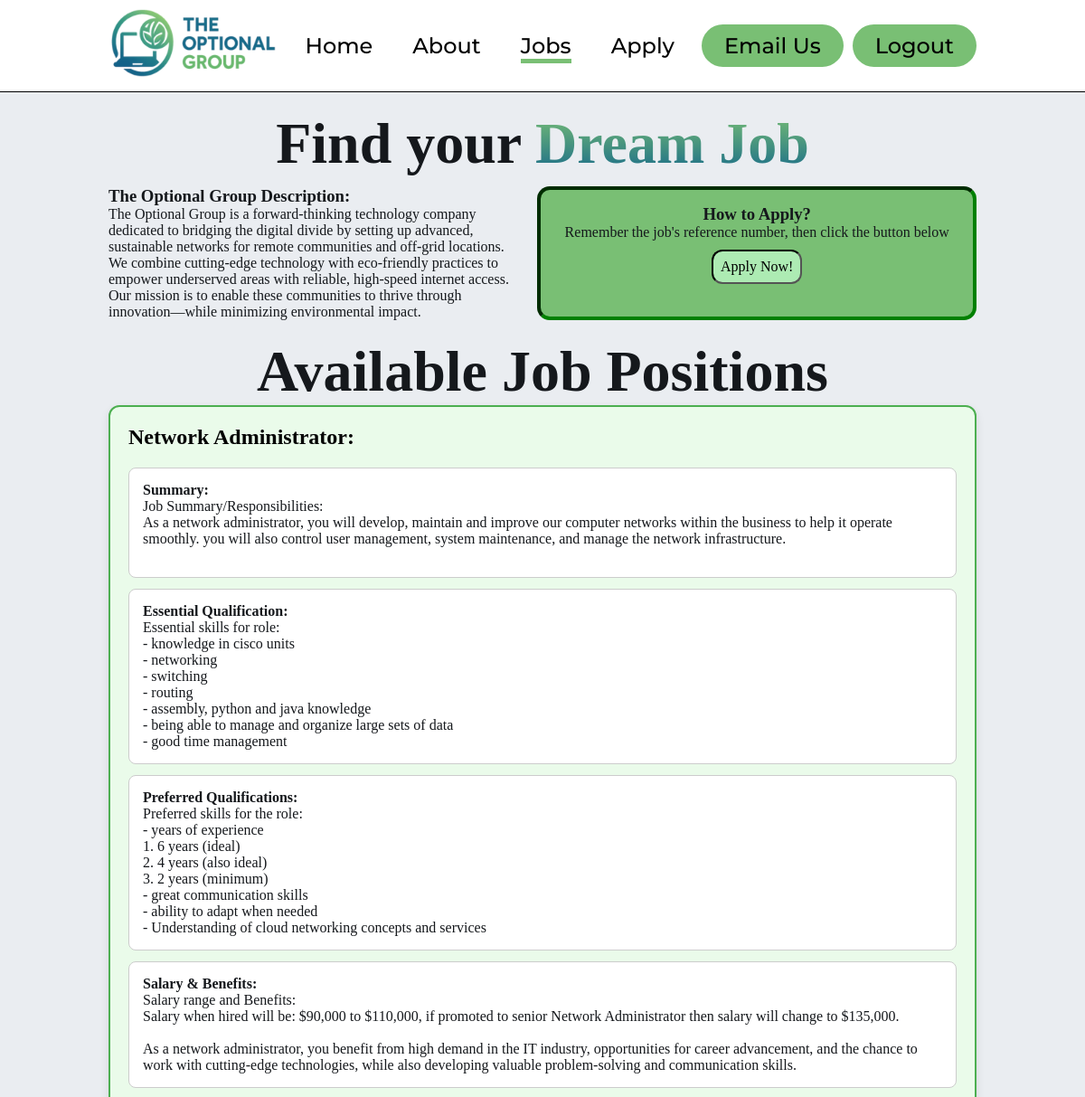
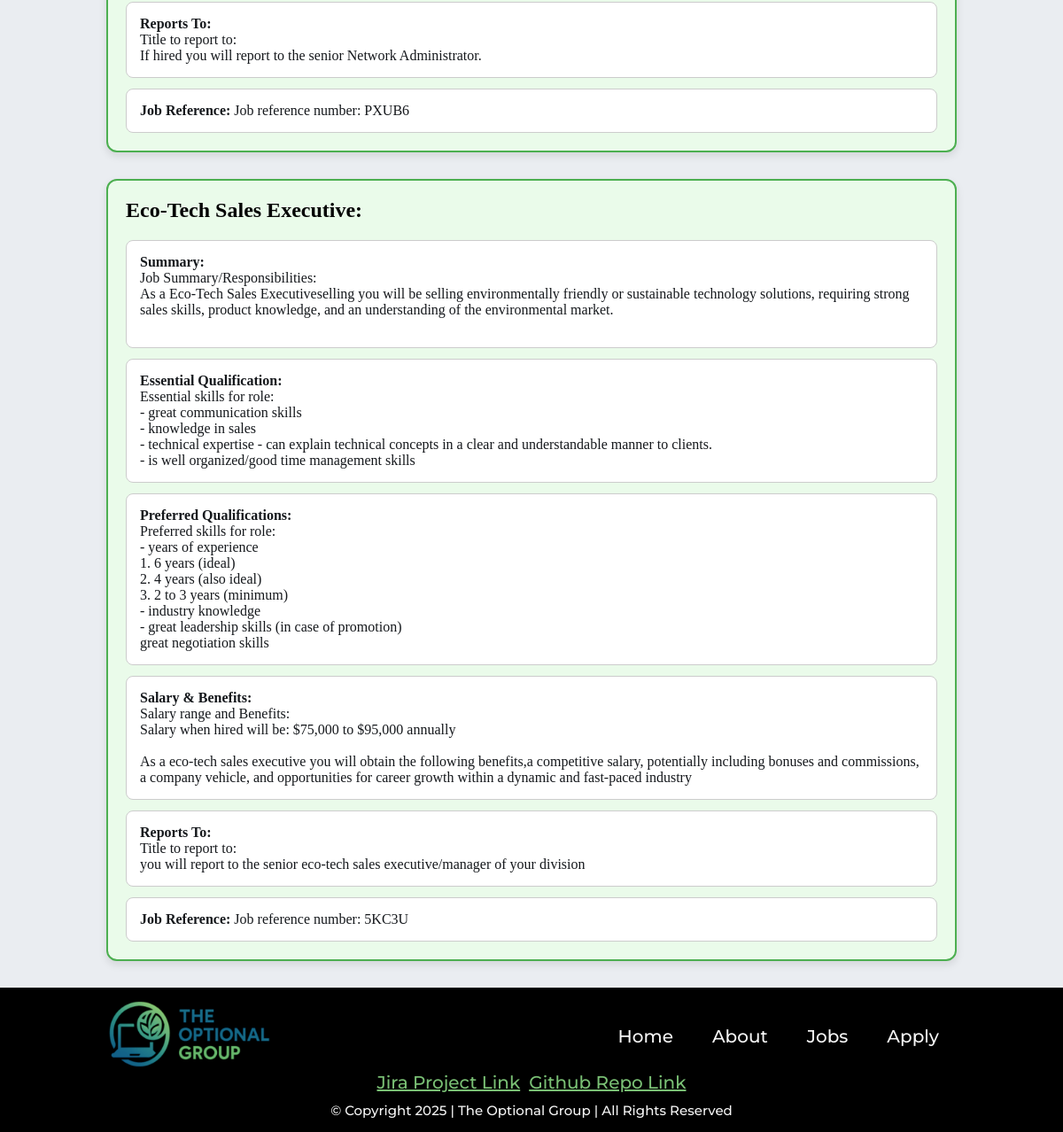
/jobs.php (signed in), run on the app's committed database (2 pictures, top to bottom).
### tables this page shows
CREATE TABLE `Jobs` (
  `Name of position` varchar(2000) NOT NULL,
  `Summary` varchar(2000) NOT NULL,
  `Essential Qualification` varchar(2000) NOT NULL,
  `Preferred Qualifications` varchar(2000) NOT NULL,
  `Salary range/benefit` varchar(2000) NOT NULL,
  `Title to report to` varchar(2000) NOT NULL,
  `Job reference number` varchar(2000) NOT NULL
);

### jobs.php (the view, shortened to what this page needs)
<?php
require_once 'settings.php';
$conn = new mysqli($host, $user, $pwd, $sql_db);
$sql = "SELECT * FROM Jobs";
$result = $conn->query($sql);
?>
<!DOCTYPE html>
<html lang="en">
<head>
    <link rel="stylesheet" href="styles/styles.css">
</head>
<body>
    <?php include('header.inc'); ?>
    <main id="jobs_main">
        <h1>Find your <span class="text_gradient">Dream Job</span></h1>
        <section>
            <div class="row">
                <div class="column">
                    <h3>The Optional Group Description:</h3>
                    <p>The Optional Group is a forward-thinking technology company dedicated to bridging the digital divide
                        by setting up advanced, sustainable networks for remote communities and off-grid locations. We
                        combine cutting-edge technology with eco-friendly practices to empower underserved areas with
                        reliable, high-speed internet access. Our mission is to enable these communities to thrive through
                        innovation—while minimizing environmental impact.</p>
                </div>
                <aside class="column green_section">
                    <h3>How to Apply?</h3>
                    <p>Remember the job's reference number, then click the button below</p>
                    <a href="apply.php" id="apply_button" class="button">Apply Now!</a>
                </aside>
            </div>
        </section>
        <section>
            <h1>Available Job Positions</h1>
            <?php
            if ($result->num_rows > 0) {
                while ($row = $result->fetch_assoc()) {
                    echo "<div style='border: 2px solid #4CAF50; background-color: #eafbea; padding: 20px; margin-bottom: 30px; border-radius: 12px; box-shadow: 0 4px 10px rgba(0, 0, 0, 0.1);'>";
                    echo "<h2 style='color:rgb(3, 3, 3); margin-bottom: 20px;'>" . htmlspecialchars($row['Name of position']) . "</h2>";
                    echo "<div style='background-color: #fff; border: 1px solid #ccc; padding: 15px; border-radius: 8px; margin-bottom: 12px;'>
                            <strong>Summary:</strong><br>" . nl2br(htmlspecialchars($row['Summary'])) . "
                          </div>";
                    echo "<div style='background-color: #fff; border: 1px solid #ccc; padding: 15px; border-radius: 8px; margin-bottom: 12px;'>
                            <strong>Essential Qualification:</strong><br>" . nl2br(htmlspecialchars($row['Essential Qualification'])) . "
                          </div>";
                    echo "<div style='background-color: #fff; border: 1px solid #ccc; padding: 15px; border-radius: 8px; margin-bottom: 12px;'>
                            <strong>Preferred Qualifications:</strong><br>" . nl2br(htmlspecialchars($row['Preferred Qualifications'])) . "
                          </div>";
                    echo "<div style='background-color: #fff; border: 1px solid #ccc; padding: 15px; border-radius: 8px; margin-bottom: 12px;'>
                            <strong>Salary & Benefits:</strong><br>" . nl2br(htmlspecialchars($row['Salary range/benefit'])) . "
                          </div>";
                    echo "<div style='background-color: #fff; border: 1px solid #ccc; padding: 15px; border-radius: 8px; margin-bottom: 12px;'>
                            <strong>Reports To:</strong><br>" . nl2br(htmlspecialchars($row['Title to report to'])) . "
                          </div>";
                    echo "<div style='background-color: #fff; border: 1px solid #ccc; padding: 15px; border-radius: 8px;'>
                            <strong>Job Reference:</strong> " . htmlspecialchars($row['Job reference number']) . "
                          </div>";
                    echo "</div>";
                }
            } else {
                echo "<p>No job listings found.</p>";
            }
            ?>
        </section>
    </main>
    <?php include('footer.inc'); ?>
</body>
</html>

### header.inc
 <?php $current_page = basename($_SERVER['PHP_SELF']); ?>
 <header>
    <a href="index.php"><img src="images/the_optional_group_logo.png" alt="The Optional Group Logo"
            class="logo"></a>
    <nav class="nav">
        <ul class="nav_links">
            <li><a href="index.php" <?php if ($current_page == 'index.php') echo 'class="active"'; ?>>Home</a></li>
            <li><a href="about.php" <?php if ($current_page == 'about.php') echo 'class="active"'; ?>>About</a></li>
            <li><a href="jobs.php" <?php if ($current_page == 'jobs.php') echo 'class="active"'; ?>>Jobs</a></li>
            <li><a href="apply.php" <?php if ($current_page == 'apply.php') echo 'class="active"'; ?>>Apply</a></li>
        </ul>
    </nav>
    <a id="cta" href="mailto:info@theoptionalgroup.com.au">Email Us</a>
    <a id = "logout" href="logout.php" style="text-decoration:none;">Logout</a>
</header>

### footer.inc
<footer>
    <div id="footer_nav">
        <a href="index.php"><img src="images/the_optional_group_logo.png" alt="The Optional Group Logo"
                class="logo"></a>
        <ul id="footer_links">
            <li><a href="index.php">Home</a></li>
            <li><a href="about.php">About</a></li>
            <li><a href="jobs.php">Jobs</a></li>
            <li><a href="apply.php">Apply</a></li>
        </ul>
    </div>
    <div id="footer_row">
        <a class="footer_link" href="https://nagooptional.atlassian.net/jira/software/projects/SCRUM/summary"
            target="_blank">Jira
            Project Link</a>
        <a class="footer_link" href="https://github.com/Optional-WebTechGroup/OptionalGroupProject01"
            target="_blank">Github Repo Link</a>
    </div>
    <p id="copyright">&copy; Copyright 2025 | The Optional Group | All Rights Reserved</p>
</footer>

### styles/styles.css (style rules this page uses)
:root { --hightlight_color: #79BF74; }
* { box-sizing: border-box; margin: 0; padding: 0; }
body { background-color: #eaedf1; color: #15181c; }
ul { list-style-position: inside; }
.column { display: flex; flex-direction: column; flex: 1; }
#jobs_hp a header li, header a, header button { text-decoration: none; color: black; font-family: "Montserrat", sans-serif; font-weight: 500; font-size: 24px; }
header { background-color: white; display: flex; padding: 10px 10%; justify-content: space-between; align-items: center; border-bottom: 1px double black; }
.logo { cursor: pointer; height: 75px; width: auto; }
.nav_links li { display: inline; padding-left: 20px; padding-right: 20px; }
#cta { padding: 9px 25px; border: none; border-radius: 50px; background-color: var(--hightlight_color); }
#logout { padding: 9px 25px; border: none; border-radius: 50px; background-color: var(--hightlight_color); }
.active { border-bottom: 5px solid #79BF74; }
#apply_button { max-width: 130px; text-align: center; align-self: center; margin-top: 10px; background-color: #adebb3; padding: 0.5em; border: 2px inset black; color: black; text-decoration: none; border-radius: 12px; cursor: pointer; }
.green_section { width: 100%; text-align: center; padding: 1em; border: 4px inset green; border-radius: 14px; background-color: #79BF74; }
#jobs_main { margin: 0 10%; }
footer { display: flex; flex-direction: column; padding: 15px 10%; justify-content: space-between; background-color: black; }
#footer_nav { display: flex; justify-content: space-between; align-items: center; }
#footer_links li { display: inline; padding-left: 20px; padding-right: 20px; }
footer a { text-decoration: none; color: whitesmoke; font-family: "Montserrat", sans-serif; font-weight: 500; font-size: 20px; }
footer p { align-self: center; text-decoration: none; color: whitesmoke; font-family: "Montserrat", sans-serif; font-weight: 500; padding-top: 10px; font-size: 15px; }
.footer_link { align-self: center; color: var(--hightlight_color); text-decoration: underline; }
#footer_row { display: flex; justify-content: center; gap: 10px; }
h1 { font-size: 4em; text-align: center; padding-top: 20px; }
.text_gradient { background-image: linear-gradient(var(--hightlight_color), #176A8A); color: transparent; background-clip: text; }
.row { display: flex; justify-content: space-around; gap: 3%; margin-top: 10px; }

### data on the page
jobs: Name of position "Network Administrator:", Summary "Job Summary/Responsibilities: As a network administrator, you will develop, maintain and improve our computer networks within the business to help it operate smoothly. you will also control user management, system maintenance, and manage the network infrastructure.", Essential Qualification "Essential skills for role: - knowledge in cisco units - networking - switching - routing - assembly, python and java knowledge - being able to manage and organize large sets of data - good time management", Preferred Qualifications "Preferred skills for the role: - years of experience 1. 6 years (ideal) 2. 4 years (also ideal) 3. 2 years (minimum) - great communication skills - ability to adapt when needed - Understanding of cloud networking concepts and services", value "Salary range and Benefits: Salary when hired will be: $90,000 to $110,000, if promoted to senior Network Administrator then salary will change to $135,000. As a network administrator, you benefit from high demand in the IT industry, opportunities for career advancement, and the chance to work with cutting-edge technologies, while also developing valuable problem-solving and communication skills.", Title to report to "Title to report to: If hired you will report to the senior Network Administrator.", Job reference number "Job reference number: PXUB6"
jobs: Name of position "Eco-Tech Sales Executive:", Summary "Job Summary/Responsibilities: As a Eco-Tech Sales Executiveselling you will be selling environmentally friendly or sustainable technology solutions, requiring strong sales skills, product knowledge, and an understanding of the environmental market.", Essential Qualification "Essential skills for role: - great communication skills - knowledge in sales - technical expertise - can explain technical concepts in a clear and understandable manner to clients. - is well organized/good time management skills", Preferred Qualifications "Preferred skills for role: - years of experience 1. 6 years (ideal) 2. 4 years (also ideal) 3. 2 to 3 years (minimum) - industry knowledge - great leadership skills (in case of promotion) great negotiation skills", value "Salary range and Benefits: Salary when hired will be: $75,000 to $95,000 annually As a eco-tech sales executive you will obtain the following benefits,a competitive salary, potentially including bonuses and commissions, a company vehicle, and opportunities for career growth within a dynamic and fast-paced industry", Title to report to "Title to report to: you will report to the senior eco-tech sales executive/manager of your division", Job reference number "Job reference number: 5KC3U"
